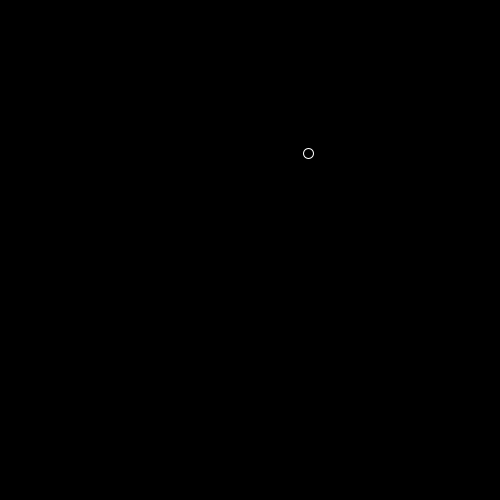
Frame 1 (no input)
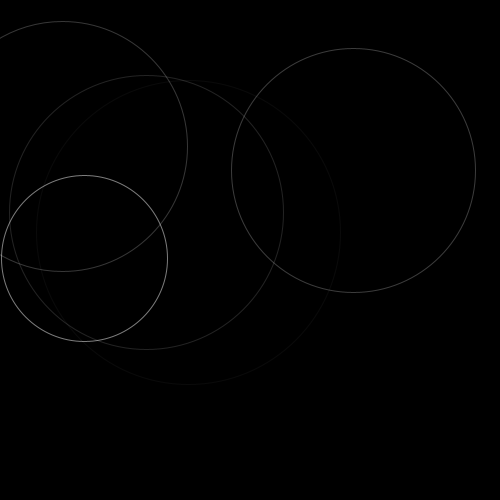
Frame 60 (the mouse pressed at the canvas centre just before this capture)
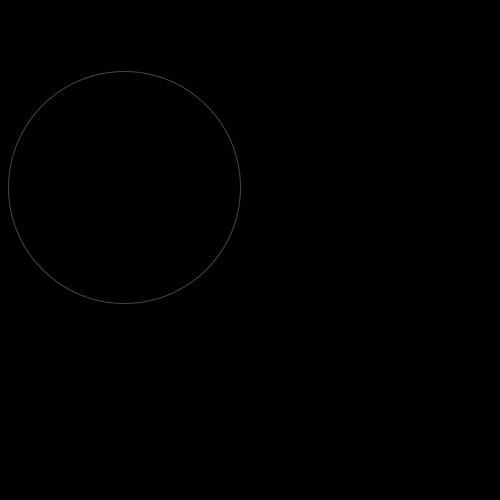
Frame 120 (the mouse held since frame 60 and released just before this capture)

The Processing sketch that drew these frames (run headless with seeded random() and noise(); from frame 60 on, the mouse is pressed at the canvas centre):

// Processing sketch: RipplesByAaDebdab
// ── RipplesByAaDebdab.pde
/**
* Ripple 
*
* @author aa_debdeb
* @date 2015/09/08
*/

float RIPPLE_INITIAL_RADIOUS = 5.0;
float RIPPLE_RADIOUS_STEP_SIZE = 3.0;
float RIPPLE_TRANSPARENCY_STEP_SIZE = 5.0;
float NEW_RIPPLE_RATE = 0.05;

ArrayList<Ripple> ripples;

void setup(){
  size(500, 500);
  frameRate(60);
  
  ripples = new ArrayList<Ripple>();
  ripples.add(new Ripple());
}

void draw(){
  
  background(0);
  
  for(Ripple ripple: ripples){
    ripple.draw();
  }
  for(Ripple ripple: ripples){
    ripple.update();
  }
  
  ArrayList<Ripple> nextRipples = new ArrayList<Ripple>();
  for(Ripple ripple: ripples){
    if(!ripple.isTransparent()){
      nextRipples.add(ripple);
    }
  }  
  ripples = nextRipples;
  
  if(random(1) < NEW_RIPPLE_RATE){
    ripples.add(new Ripple());
  }
}

class Ripple{

  float x;
  float y;
  float radious;
  float transparency;
  
  Ripple(){
    x = random(width - 100.0) + 50.0;
    y = random(height - 100.0) + 50.0;
    radious = RIPPLE_INITIAL_RADIOUS;
    transparency = 255.0;
  }
  
  void draw(){
    noFill();
    stroke(255, transparency);
    strokeWeight(1);
    arc(x, y, radious * 2.0, radious * 2.0, 0, PI * 2);
  }

  void update(){
    radious += RIPPLE_RADIOUS_STEP_SIZE;
    transparency -= RIPPLE_TRANSPARENCY_STEP_SIZE;
  }  

  boolean isTransparent(){
    if(transparency <= 0.0){
      return true;
    } else {
      return false;
    }
  }  
}
